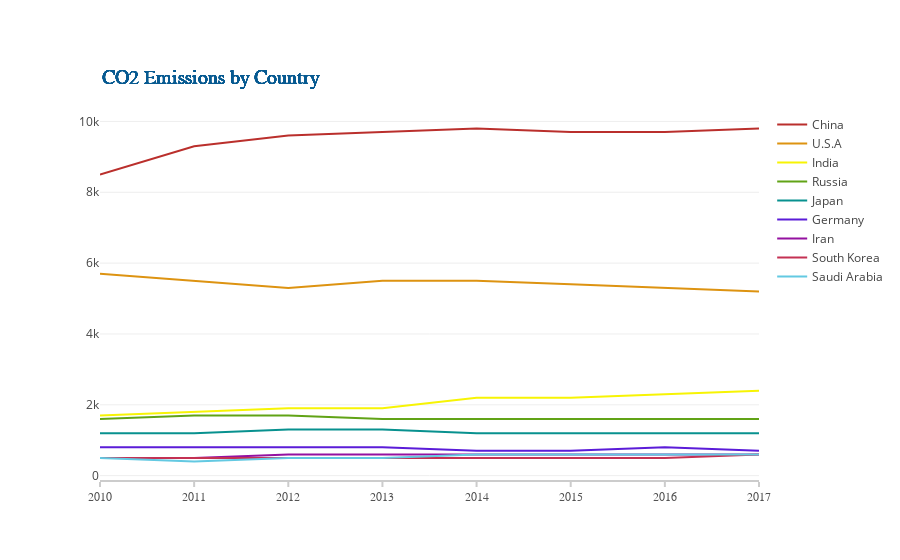

The notebook cell saved with this chart:
### Markdown cell above
#### Graph by plotly

### Code cell
title = 'CO2 Emissions by Country'
labels = country_labels

#10 colors for countries
colors = ['#ba2f2c','#dd9311','#f7f404','#61a316','#08918f','#5b1cd8','#9411a0','#c43153','#63c9e2','#855aa8']

x_data = x_axis_data
y_data = y_axis

traces= []

i = 0
j = 0

for i in range(0, 9):
    traces.append(go.Scatter(
        x=x_data[i],
        y=y_data[i],
        mode='lines',
        name= labels[i],
        line=dict(color=colors[i], width=2),
        connectgaps=True,
    ))
    
layout = go.Layout(
    xaxis=dict(
        showline=True,
        showgrid=False,
        showticklabels=True,
        linecolor='rgb(204, 204, 204)',
        linewidth=2,
        ticks='outside',
        tickcolor='rgb(204, 204, 204)',
        tickwidth=2,
        ticklen=5,
        tickfont=dict(
            family='Arial',
            size=12,
            color='rgb(82, 82, 82)',
        ),
    ),
    yaxis=dict(
        showgrid=True,
        zeroline=False,
        showline=False,
        showticklabels=True,
        #autorange=True
        
    ),
    autosize=True,
    margin=dict(
        autoexpand=True,
        l=100,
        r=20,
        t=110,
    ),
    showlegend=True
)

annotations = []

# Adding labels
for y_trace, label, color in zip(y_data, labels, colors):

# Title
 annotations.append(dict(xref='paper', yref='paper', x=0.0, y=1.05,
                              xanchor='left', yanchor='bottom',
                              text='CO2 Emissions by Country',
                              font=dict(family='Constantia',
                                        size=20,
                                        color='#075a91'),
                              showarrow=False))

layout['annotations'] = annotations

fig = go.Figure(data=traces, layout=layout)
py.offline.iplot(fig)

### Figure 1 — Plotly figure (JSON) as saved in the notebook; plotly's stock layout.template omitted (floating-point values rounded to 4 significant figures)
{"data": [{"connectgaps": true, "line": {"color": "#ba2f2c", "width": 2}, "mode": "lines", "name": "China", "type": "scatter", "uid": "36b5a889-3b0a-4e53-adeb-33311ab42b7c", "x": ["2010", "2011", "2012", "2013", "2014", "2015", "2016", "2017"], "y": [8500, 9300, 9600, 9700, 9800, 9700, 9700, 9800]}, {"connectgaps": true, "line": {"color": "#dd9311", "width": 2}, "mode": "lines", "name": "U.S.A", "type": "scatter", "uid": "380f6adf-b9e7-4f03-a4d7-d2e0cc940999", "x": ["2010", "2011", "2012", "2013", "2014", "2015", "2016", "2017"], "y": [5700, 5500, 5300, 5500, 5500, 5400, 5300, 5200]}, {"connectgaps": true, "line": {"color": "#f7f404", "width": 2}, "mode": "lines", "name": "India", "type": "scatter", "uid": "f3158933-451e-481d-b84a-cc38c5992f46", "x": ["2010", "2011", "2012", "2013", "2014", "2015", "2016", "2017"], "y": [1700, 1800, 1900, 1900, 2200, 2200, 2300, 2400]}, {"connectgaps": true, "line": {"color": "#61a316", "width": 2}, "mode": "lines", "name": "Russia", "type": "scatter", "uid": "2ca7c7a0-bc66-4dea-8ec1-2518c8dd8a94", "x": ["2010", "2011", "2012", "2013", "2014", "2015", "2016", "2017"], "y": [1600, 1700, 1700, 1600, 1600, 1600, 1600, 1600]}, {"connectgaps": true, "line": {"color": "#08918f", "width": 2}, "mode": "lines", "name": "Japan", "type": "scatter", "uid": "1e736415-f08d-42b7-8375-6d5b7226c486", "x": ["2010", "2011", "2012", "2013", "2014", "2015", "2016", "2017"], "y": [1200, 1200, 1300, 1300, 1200, 1200, 1200, 1200]}, {"connectgaps": true, "line": {"color": "#5b1cd8", "width": 2}, "mode": "lines", "name": "Germany", "type": "scatter", "uid": "61e09db7-e8f2-4b76-9ecb-5fa5dbc012aa", "x": ["2010", "2011", "2012", "2013", "2014", "2015", "2016", "2017"], "y": [800, 800, 800, 800, 700, 700, 800, 700]}, {"connectgaps": true, "line": {"color": "#9411a0", "width": 2}, "mode": "lines", "name": "Iran", "type": "scatter", "uid": "42b31a3a-8fa4-4b97-aa1f-3506f552a73c", "x": ["2010", "2011", "2012", "2013", "2014", "2015", "2016", "2017"], "y": [500, 500, 600, 600, 600, 600, 600, 600]}, {"connectgaps": true, "line": {"color": "#c43153", "width": 2}, "mode": "lines", "name": "South Korea", "type": "scatter", "uid": "10daf68e-0a3f-4063-a70c-78b66460baf2", "x": ["2010", "2011", "2012", "2013", "2014", "2015", "2016", "2017"], "y": [500, 500, 500, 500, 500, 500, 500, 600]}, {"connectgaps": true, "line": {"color": "#63c9e2", "width": 2}, "mode": "lines", "name": "Saudi Arabia", "type": "scatter", "uid": "d13aba17-a76a-402e-ba51-45381a1e957e", "x": ["2010", "2011", "2012", "2013", "2014", "2015", "2016", "2017"], "y": [500, 400, 500, 500, 600, 600, 600, 600]}], "layout": {"annotations": [{"font": {"color": "#075a91", "family": "Constantia", "size": 20}, "showarrow": false, "text": "CO2 Emissions by Country", "x": 0, "xanchor": "left", "xref": "paper", "y": 1.05, "yanchor": "bottom", "yref": "paper"}, {"font": {"color": "#075a91", "family": "Constantia", "size": 20}, "showarrow": false, "text": "CO2 Emissions by Country", "x": 0, "xanchor": "left", "xref": "paper", "y": 1.05, "yanchor": "bottom", "yref": "paper"}, {"font": {"color": "#075a91", "family": "Constantia", "size": 20}, "showarrow": false, "text": "CO2 Emissions by Country", "x": 0, "xanchor": "left", "xref": "paper", "y": 1.05, "yanchor": "bottom", "yref": "paper"}, {"font": {"color": "#075a91", "family": "Constantia", "size": 20}, "showarrow": false, "text": "CO2 Emissions by Country", "x": 0, "xanchor": "left", "xref": "paper", "y": 1.05, "yanchor": "bottom", "yref": "paper"}, {"font": {"color": "#075a91", "family": "Constantia", "size": 20}, "showarrow": false, "text": "CO2 Emissions by Country", "x": 0, "xanchor": "left", "xref": "paper", "y": 1.05, "yanchor": "bottom", "yref": "paper"}, {"font": {"color": "#075a91", "family": "Constantia", "size": 20}, "showarrow": false, "text": "CO2 Emissions by Country", "x": 0, "xanchor": "left", "xref": "paper", "y": 1.05, "yanchor": "bottom", "yref": "paper"}, {"font": {"color": "#075a91", "family": "Constantia", "size": 20}, "showarrow": false, "text": "CO2 Emissions by Country", "x": 0, "xanchor": "left", "xref": "paper", "y": 1.05, "yanchor": "bottom", "yref": "paper"}, {"font": {"color": "#075a91", "family": "Constantia", "size": 20}, "showarrow": false, "text": "CO2 Emissions by Country", "x": 0, "xanchor": "left", "xref": "paper", "y": 1.05, "yanchor": "bottom", "yref": "paper"}, {"font": {"color": "#075a91", "family": "Constantia", "size": 20}, "showarrow": false, "text": "CO2 Emissions by Country", "x": 0, "xanchor": "left", "xref": "paper", "y": 1.05, "yanchor": "bottom", "yref": "paper"}, {"font": {"color": "#075a91", "family": "Constantia", "size": 20}, "showarrow": false, "text": "CO2 Emissions by Country", "x": 0, "xanchor": "left", "xref": "paper", "y": 1.05, "yanchor": "bottom", "yref": "paper"}], "autosize": true, "margin": {"autoexpand": true, "l": 100, "r": 20, "t": 110}, "showlegend": true, "xaxis": {"linecolor": "rgb(204, 204, 204)", "linewidth": 2, "showgrid": false, "showline": true, "showticklabels": true, "tickcolor": "rgb(204, 204, 204)", "tickfont": {"color": "rgb(82, 82, 82)", "family": "Arial", "size": 12}, "ticklen": 5, "ticks": "outside", "tickwidth": 2}, "yaxis": {"showgrid": true, "showline": false, "showticklabels": true, "zeroline": false}}}
